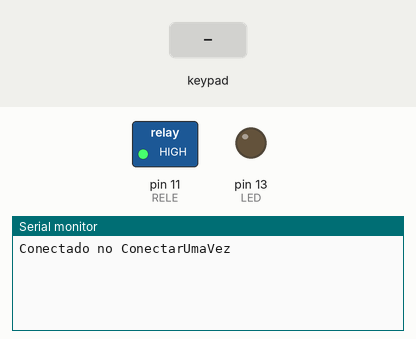
The sketch below on a simulated Arduino Uno, built with avr-gcc and run on an emulated ATmega328P. Shown: switched loads named in the sketch (green lamp = pin HIGH), output pins drawn as LEDs (lit = HIGH), the last lines printed to the serial monitor. The inputs (shaded band) are chosen by the test bench. WiFi joins after 1.5 s; servers stay silent unless stated.

Above: at 2.4 s.
2.5 s: key '1' pressed
At 2.76 s:
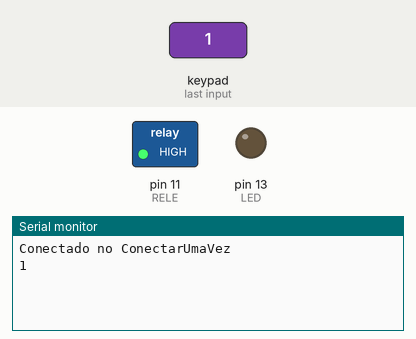
4.0 s: keypad keys 9 8 7 6 * pressed 0.4 s apart
At 6.2 s:
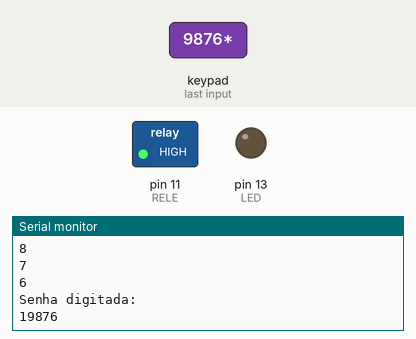
Timing chart, 0 to 7.7 s (numbered marks = the images above; inputs shaded):
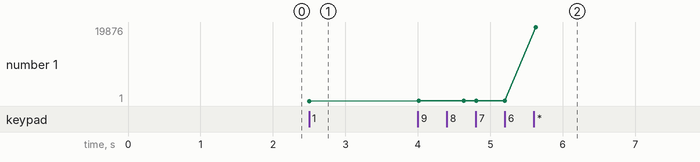

Measured:
- after the input at 2.5 s, the serial monitor: prints a new line at once (image 1)
- after the input at 4.0 s, the serial monitor: prints a new line at once (image 2)
- plotted number 1: 1 → 19876 after the input at 4.0 s

The sketch:

escopoArduino.ino
```cpp
#include <Keypad.h>
#include <Ethernet.h>

#define LED 13
#define RELE 11 //Porta digital 6 PWM

//Definindo as configurações da conexão
byte mac[] = { 0xBE, 0xAD, 0xBE, 0xEF, 0xFE, 0xED };
byte ip[] = { 192, 168, 20, 100 };
byte server[] = { 192, 168, 20, 2 }; // Touchberry Pi Server
int tcp_port = 65432;
EthernetClient client;

//Configuração de teclado
const byte ROWS = 4;
const byte COLS = 4;

char hexaKeys[ROWS][COLS] = {
  {'1', '2', '3', 'A'},
  {'4', '5', '6', 'B'},
  {'7', '8', '9', 'C'},
  {'*', '0', '#', 'D'}
};

//Ordem dos pinos
byte rowPins[ROWS] = {9, 8, 7, 6};
byte colPins[COLS] = {5, 3, 2, 1};

Keypad customKeypad = Keypad(makeKeymap(hexaKeys), rowPins, colPins, ROWS, COLS);

void setup(){
  //Inicializando a conexão com o mac e ip definidos.
  Ethernet.begin(mac, ip);
  Serial.begin(9600);
  pinMode(LED, OUTPUT);
  pinMode(RELE, OUTPUT);
  digitalWrite(RELE, HIGH); //Para começar com a porta fechada

  //Um segundo para o shield inicializar
  delay(1000);
  //Diminuindo o timeout do client.connect() para que não bloqueie o Arduino
  client.setConnectionTimeout(200);
  conectar();

}

int contador = 0;
char customKeyArray[10] = {};
char liberou = 0;

void loop(){

//Reiniciar o contador se passar do numero máximo de dígitos.
if (contador >=7){
    contador = 0;
}

//Quando estiver recebendo dados. Entrar apenas caso esteja enviando uma senha
if (client.available() && liberou){
        Serial.println("Aguardando resposta...");
        char serialListener = client.read();
        //Liberar caso receber um sinal 'S'
        if (serialListener == '1'){
          Serial.println(serialListener);
        }else if (serialListener == 'S'){
          digitalWrite(RELE, LOW); //Liberar porta
          delay(1000);
          digitalWrite(RELE, HIGH); //Fechar porta
          liberou = 0;  //Impedir de entrar novamente nesse bloco até limpar o array
          Serial.println("Senha correta");
          delay(2000); //Esperar 2 segundo para descansar.
        }else if (serialListener == 'F'){  //Exibir falha caso receber um sinal 'F'
          Serial.println("Senha inválida");
          liberou = 0;
        }
        Serial.println(serialListener);

}else {
  //Pegar a tecla digitada
  char customKey = customKeypad.getKey();
  //Adicionar somente digitos numéricos para o array
  if (customKey && isdigit(customKey)){
    Serial.println(customKey);
    customKeyArray[contador++] = customKey;
  }else if (customKey == '*' && contador > 0){ //Somente enviar caso tenha sido digitado 1 numero e apertado o * para finalizar
    //Colocando um terminador de string
    customKeyArray[contador] = '\0';
    Serial.println("Senha digitada: ");
    Serial.println(customKeyArray);
    client.write(customKeyArray);

    //Lembrar de esconder a senha mestre @@@@@@@@@@@@
    if(!client.connected() && strcmp(customKeyArray, "159753") == 0){
      Serial.println("Utilizando liberação no modo offline");
      digitalWrite(RELE, LOW); //Liberar porta
      delay(1000);
      digitalWrite(RELE, HIGH); //Fechar porta
    }

    //Resetando o array e o contador
    customKeyArray[0] = '\0';
    contador = 0;
    liberou = 1; //Permite entrar no bloco para receber uma resposta
  }
}

//Quando a conexão for perdida
if (!client.connected()) {
    //Serial.println("Conexão perdida. Reconectando...");
    conectar();
  }
}

void conectar(){
  client.stop();
  if(client.connect(server, tcp_port)) {
    Serial.println("Conectado no ConectarUmaVez");
  }
}
```
